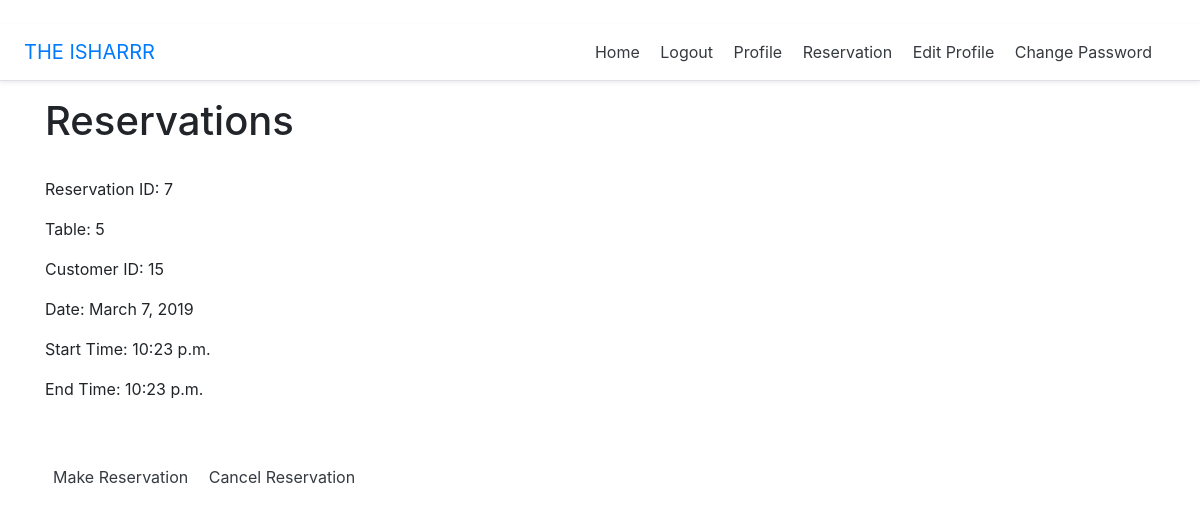
Page /account/reservation (signed in) on the earlier database version.
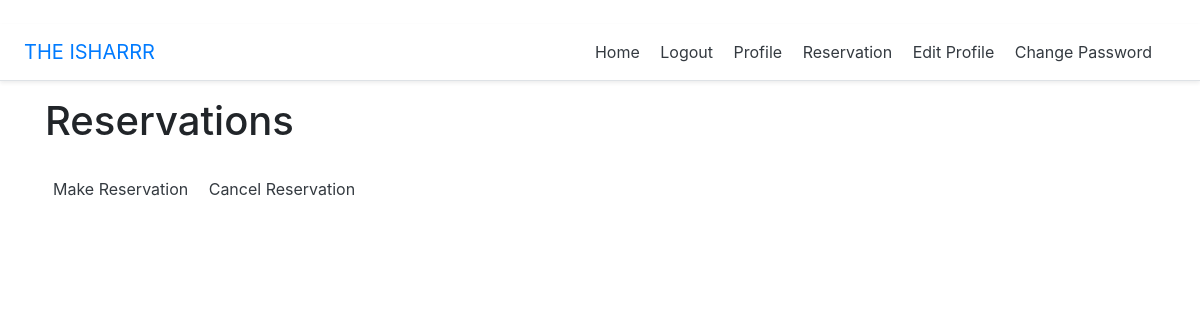
Same page on the later database version.
### accounts/models.py (models this page shows, shortened)
class Reservation(models.Model):
    table = models.ForeignKey('Table', on_delete=models.CASCADE)
    customer = models.ForeignKey('UserProfile', on_delete=models.CASCADE)
    date = models.DateField(help_text='Date of booking')
    start_time = models.TimeField(help_text='Starting Time')
    finish_time = models.TimeField(help_text='Finishing Time')
    def __str__(self):
        return str(self.id)

class Table(models.Model):
    seats = models.PositiveIntegerField()
    available = models.BooleanField(default=True)
    def __str__(self):
        return str(self.id)

class UserProfile(models.Model):
    user = models.OneToOneField(User, on_delete=models.CASCADE)
    twitter_username = models.CharField(max_length=50)
    def __str__(self):
        return str(self.user.id)

### accounts/views.py (the view)
# urls.py: path('reservation', views.view_reservation, name='view_reservation'),
@login_required()
def view_reservation(request):
    current_user_id = request.user.id
    print(current_user_id)
    reservations = Reservation.objects.filter(customer__user_id=current_user_id)
    print(reservations)
    args = {
        'reservations': reservations,
    }
    print(args)
    return render(request, 'accounts/reservations.html', args)

### templates/accounts/reservations.html (shortened to what this page needs)
{% extends 'base.html' %}
{% block body %}
    <div class="container">
       <h1>Reservations</h1>
    <br>
{% for reservation in reservations %}
    <p>Reservation ID: {{ reservation.id}}</p>
    <p>Table: {{ reservation.table }}</p>
    <p>Customer ID: {{ reservation.customer }}</p>
    <p>Date: {{ reservation.date }}</p>
    <p>Start Time: {{ reservation.start_time }}</p>
    <p>End Time: {{ reservation.finish_time }}</p>
    <br>
    <br>
{% endfor %}
    <a class="p-2 text-dark" href="{% url 'make_reservation' %}">Make Reservation</a>
    <a class="p-2 text-dark" href="{% url 'delete_reservation' %}">Cancel Reservation</a>
</div>
{% endblock %}

Differences in the rows shown:
removed Reservation: id "7", table "5", customer "15", date "March 7, 2019", start_time "10:23 p.m.", finish_time "10:23 p.m."
